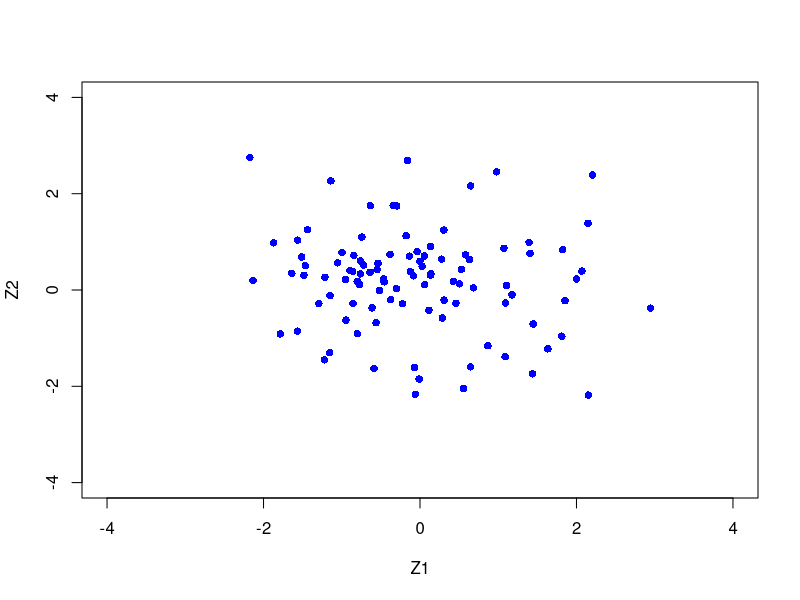
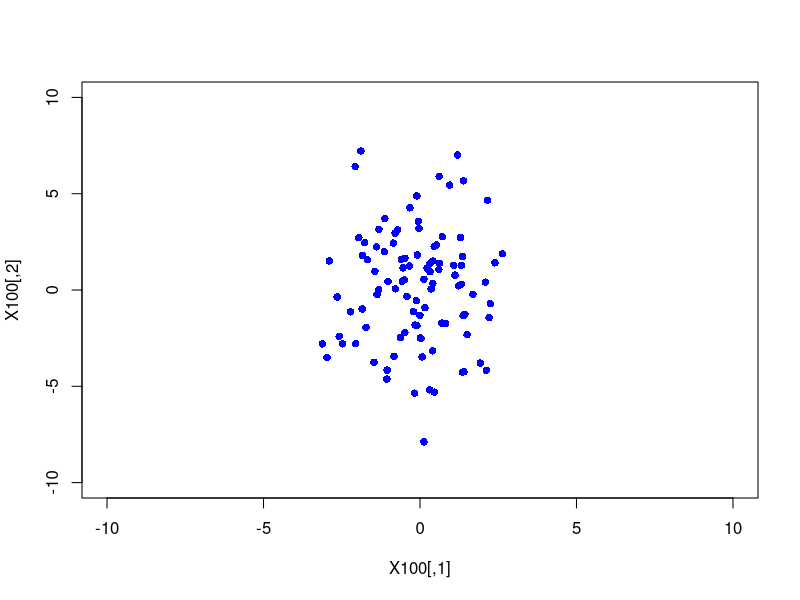
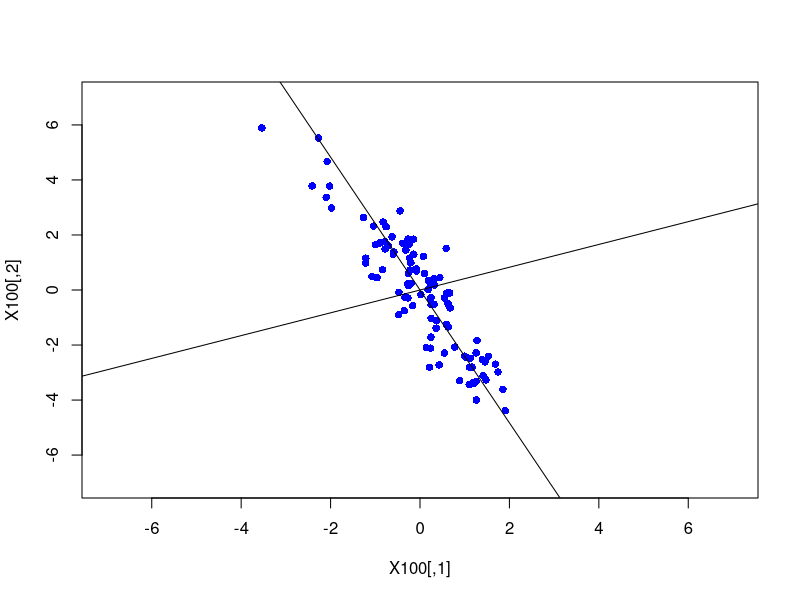
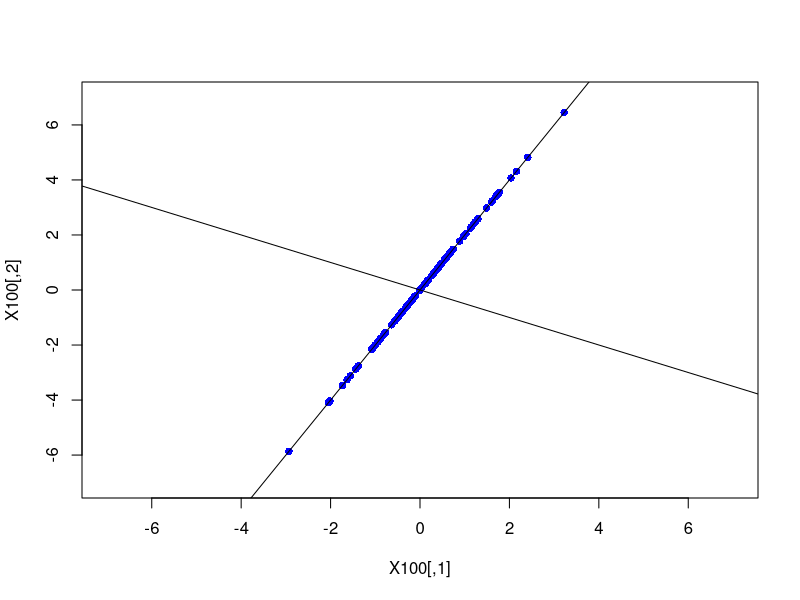

Reproduce these figures in R, in order.
# EXERCICE 10 (PMA - M1)

# (a)
Z1=rnorm(100,0,1) ; Z2=rnorm(100,0,1)
#plot(Z1,Z2,pch=16)
plot(Z1,Z2,xlim=c(-4,4),ylim=c(-4,4),pch=16,col='blue')


# (b)
Sigma=diag(c(2,7)) ; Sigma
Sigma_demi=sqrt(Sigma) ; Sigma_demi 
# Attention, c'est la racine carrée "entrée par entrée"
Sigma_demi %*% Sigma_demi 

X100=matrix(,ncol=2,nrow=100)
for (i in 1:100){
  X=Sigma_demi %*% rnorm(2,0,1)
  X100[i,1]=X[1,1]  
  X100[i,2]=X[2,1]
}
# plot(X100,pch=16)
plot(X100,xlim=c(-10,10),ylim=c(-10,10),pch=16, col='blue')
var(X100)  # matrice de covariance empirique


# (c) 
Sigma=matrix(c(1,-2,-2,5), nrow=2) ; Sigma

# Sigma^(1/2) avec décomposition spectrale (on pourrait aussi utiliser Choleski)
O=eigen(Sigma)$vector ; O
D=diag(eigen(Sigma)$val) ; D
Sigma_demi=O %*% sqrt(D) %*% t(O)
Sigma_demi%*%Sigma_demi # check

X100=matrix(,ncol=2,nrow=100)
for (i in 1:100){
  X=Sigma_demi %*% rnorm(2,0,1)
  X100[i,1]=X[1,1]  
  X100[i,2]=X[2,1]
}
# plot(X100,pch=16)
plot(X100,xlim=c(-7,7),ylim=c(-7,7),pch=16,col='blue')
var(X100)

abline(b=O[2,1]/O[1,1],a=0) # droite engendrée par le premier vecteur propre
abline(b=O[2,2]/O[1,2],a=0) # droite engendrée par le deuxième vecteur propre

solve(Sigma) # Matrice Sigma^{-1} pour calculer la densité


# (d)
Sigma=matrix(c(1,2,2,4),nrow=2) ; Sigma

# Sigma^1/2 : décomposition spectrale 
O=eigen(Sigma)$vector ; O
D=diag(eigen(Sigma)$val) ; D
Sigma_demi=O %*% sqrt(D) %*% t(O)
Sigma_demi%*%Sigma_demi # check

X100=matrix(,ncol=2,nrow=100)
for (i in 1:100){
  X=Sigma_demi %*% rnorm(2,0,1)
  X100[i,1]=X[1,1]  
  X100[i,2]=X[2,1]
}
# plot(X100,pch=16)
plot(X100,xlim=c(-7,7),ylim=c(-7,7),pch=16,col='blue')

abline(b=O[2,1]/O[1,1],a=0) # droite engendrée par le premier vecteur propre
abline(b=O[2,2]/O[1,2],a=0) # droite engendrée par le deuxième vecteur propre
